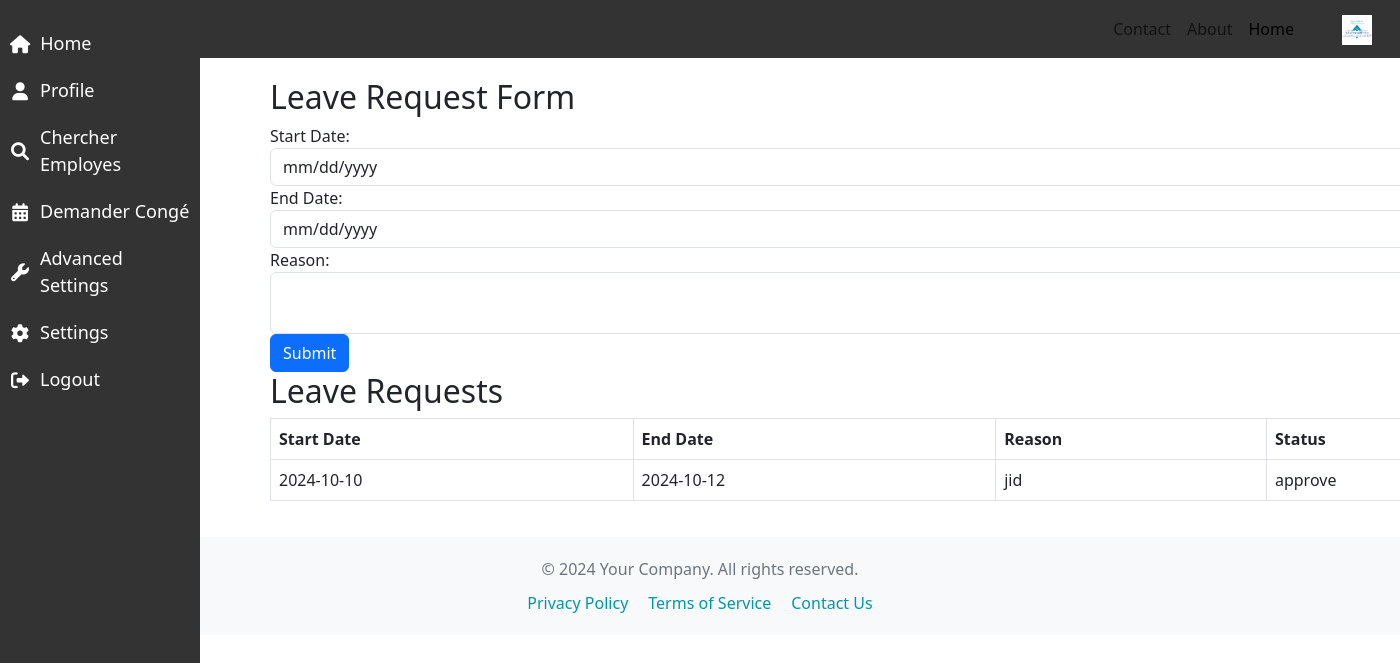
The page /employe/demander_conge.php (signed in) on the database its author committed.
### tables this page shows
CREATE TABLE `conges` (
  `id` int(11) NOT NULL,
  `id_employe` int(11) NOT NULL,
  `date_debut` date NOT NULL,
  `date_fin` date NOT NULL,
  `statut` varchar(255) DEFAULT 'en attente',
  `motif` text NOT NULL
);

### employe/demander_conge.php (the view, shortened to what this page needs)
<?php
require_once '../backend/db.php';
$employee_id = $_SESSION['user_id'];
$query = "SELECT date_debut, date_fin, motif, statut FROM conges WHERE id_employe = ?";
$stmt = $conn->prepare($query);
$stmt->bind_param("i", $employee_id);
$stmt->execute();
$result = $stmt->get_result();
$leave_requests = $result->fetch_all(MYSQLI_ASSOC);
?>
<!DOCTYPE html>
<html lang="en">
<head>
    <?php include '../pages/boot.php'; ?>
</head>
<body>
<?php include '../pages/side.php'; ?>
    <?php include '../pages/navbar.php'; ?>
<div class="container main-content">
    <h2>Leave Request Form</h2>
    <form action="demander_conge.php" method="POST">
        <div class="form-group">
            <label for="start_date">Start Date:</label>
            <input type="date" class="form-control" id="start_date" name="start_date" required>
        </div>
        <div class="form-group">
            <label for="end_date">End Date:</label>
            <input type="date" class="form-control" id="end_date" name="end_date" required>
        </div>
        <div class="form-group">
            <label for="reason">Reason:</label>
            <textarea class="form-control" id="reason" name="reason" required></textarea>
        </div>
        <button type="submit" name="submit" class="btn btn-primary">Submit</button>
    </form>
    <h2>Leave Requests</h2>
    <?php if (!empty($leave_requests)): ?>
        <table class="table table-bordered">
            <thead>
                <tr>
                    <th>Start Date</th>
                    <th>End Date</th>
                    <th>Reason</th>
                    <th>Status</th>
                </tr>
            </thead>
            <tbody>
                <?php foreach ($leave_requests as $leave): ?>
                    <tr>
                        <td><?php echo htmlspecialchars($leave['date_debut']); ?></td>
                        <td><?php echo htmlspecialchars($leave['date_fin']); ?></td>
                        <td><?php echo htmlspecialchars($leave['motif']); ?></td>
                        <td><?php echo htmlspecialchars($leave['statut']); ?></td>
                    </tr>
                <?php endforeach; ?>
            </tbody>
        </table>
    <?php else: ?>
        <div class="alert alert-info" role="alert">No leave requests found.</div>
    <?php endif; ?>
</div>
<?php include '../pages/footer.php'; ?>
</body>
</html>

### pages/nav.php (style rules this page uses)
.main-content { margin-left: 250px; padding: 20px; }

### rows shown on the page
conges: date_debut "2024-10-10", date_fin "2024-10-12", motif "jid", statut "approve"
